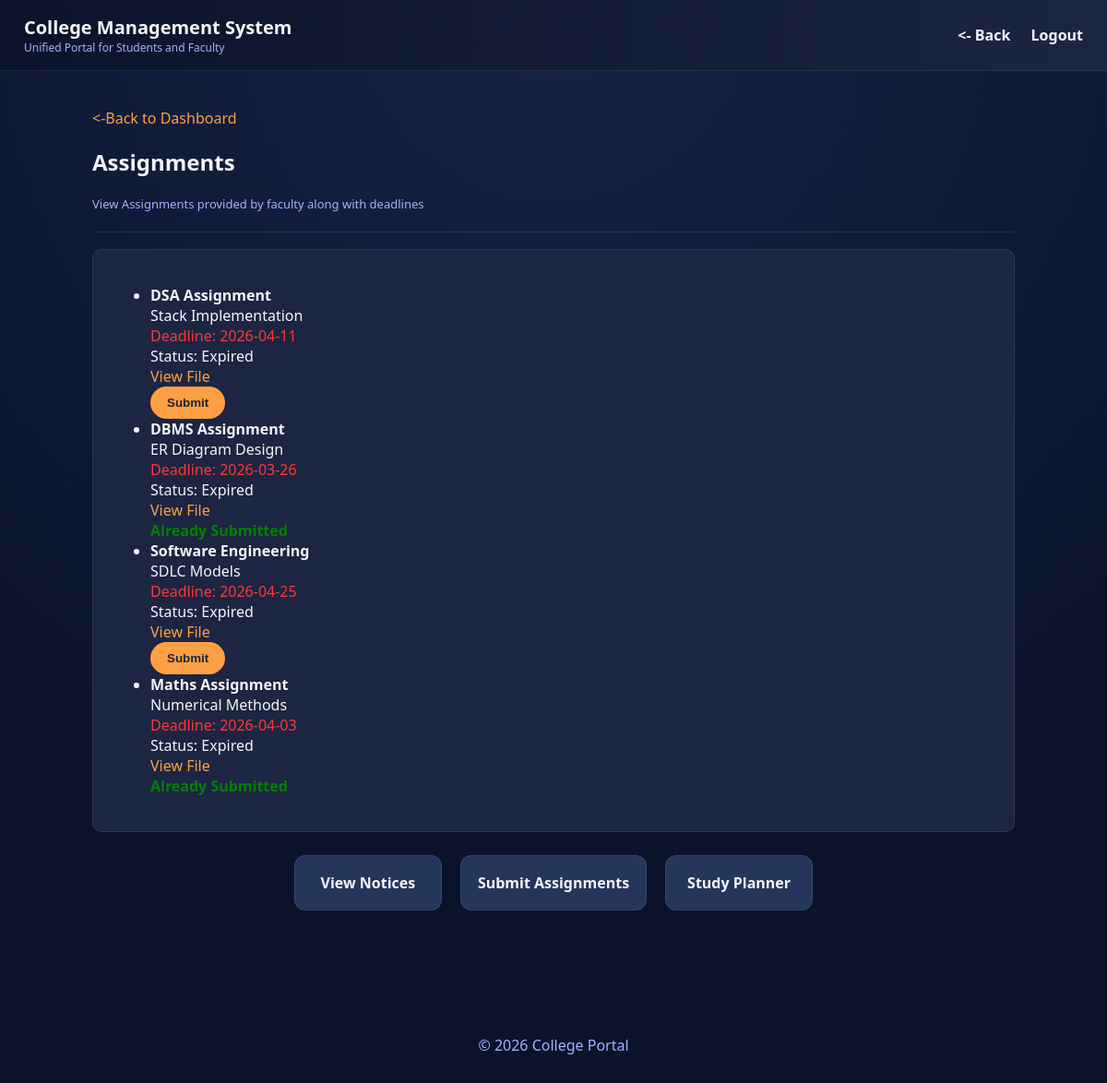
Page /student/assignments (signed in) on the committed database.
### tables this page shows
CREATE TABLE assignments (
        id integer primary key autoincrement,
        title text not null,
        description text,
        due_date text, 
        file text,
        course_id integer,
        foreign key (course_id) references courses(course_id)
    );

### app.py (the view)
@app.route("/student/assignments")
def student_assignments():
    if "user_id" not in session or session["role"] != "student":
        return redirect(url_for("index"))
    conn = get_db_connection()
    assignments = conn.execute("SELECT * FROM assignments").fetchall()
    submissions = conn.execute("SELECT assignment_id FROM submissions WHERE student_id = ?", (session["user_id"],)).fetchall()
    conn.close()
    submitted_ids = [s["assignment_id"] for s in submissions]
    today = datetime.today().date()
    updated_assignments = []
    for a in assignments:
        due = datetime.strptime(a["due_date"], "%Y-%m-%d").date()
        diff = (due - today).days
        if diff < 0:
            deadline_status = "Expired"
        elif diff == 0:
            deadline_status = "Due Today"
        else:
            deadline_status = f"Due in {diff} days"
        if a["id"] in submitted_ids:
            submit_status = "Submitted"
        else:
            submit_status = "Not Submitted"
        updated_assignments.append({
            "id": a["id"],
            "title": a["title"],
            "description": a["description"],
            "due_date": a["due_date"],
            "file": a["file"],
            "deadline_status": deadline_status,
            "submit_status": submit_status
        })
    return render_template("student/assignments.html", assignments=updated_assignments)

### app.py (called while the page is built)
def get_db_connection():
    conn = sqlite3.connect(DB_PATH)
    conn.row_factory = sqlite3.Row
    return conn

### templates/student/assignments.html (shortened to what this page needs)
<!DOCTYPE html>
<html lang="en">
<head>
    <link rel="stylesheet" href="{{url_for('static',filename='css/style.css')}}">
</head>
<body>
    <header>
        <div>
            <h1>College Management System</h1>
            <p>Unified Portal for Students and Faculty</p>
        </div>
        <nav>
            <a href="javascript:history.back()"><- Back</a>
            <a href="/logout" class="logout-btn">Logout</a>
        </nav>
    </header>
    <main>
        <div class="container">
            <a href="/student/dashboard" class="back-btn"><-Back to Dashboard</a>
            <div class="page-title">
                <h2>Assignments</h2>
                <p>View Assignments provided by faculty along with deadlines</p>
            </div>
            <section class="content-box">
                {% if assignments %} -->
                    <ul>
                        {% for a in assignments %}
                            <li>
                                <strong>{{ a.title }} </strong><br>
                                {{ a.description }} <br>
                                <span style="color: #ff3939;">
                                    Deadline: {{ a.due_date}}
                                </span> <br>
                                Status: {{ a.deadline_status }}
                                <br>
                                {% if a.file and a.file !="" %}
                                    <a href="{{url_for('static', filename='uploads/' +a.file) }}" target="_blank">
                                        View File
                                    </a>
                                {% else %}
                                    <span style="color: grey;">No File</span>
                                {% endif%} <br>
                                {% if a.submit_status == "Submitted" %}
                                    <span style="color: green; font-weight: bold;">
                                        Already Submitted
                                    </span>
                                {% else %}
                                    <a href="{{ url_for('student_submit', assignment_id=a.id) }}">
                                        <button>
                                            Submit
                                        </button>
                                    </a>
                                {% endif %}
                            </li>
                        {% endfor %}
                    </ul>
                    {% else %}
                    <p>No assignments available.</p>
                {% endif %}
            </section>
            <div class="cards">
                <a href="/student/notices" class="card-link">
                    <div class="card">
                        View Notices
                    </div>
                </a>
                <a href="/student/submit" class="card-link">
                    <div class="card">
                        Submit Assignments
                    </div>
                </a>
                <a href="/student/planner" class="card-link">
                    <div class="card"> Study Planner </div>
                </a>
            </div>
        </div>
    </main>
    <footer>
        <p>&copy; 2026 College Portal</p>
    </footer>
</body>
</html>

### static/css/style.css (style rules this page uses)
:root { --bg: radial-gradient(circle at top, #162447, #0b132b 70%); --header: linear-gradient(90deg, #0b132b, #1c2541); --panel: #1c2541; --card: #24365c; --text: #f5f6fa; --muted: #9fb3ff; --accent: #ff9f43; --border: rgba(255,255,255,0.08); }
* { box-sizing: border-box; }
body { margin: 0; font-family: 'Segoe UI', sans-serif; background: var(--bg); color: var(--text); }
header { background: var(--header); padding: 16px 26px; display: flex; justify-content: space-between; align-items: center; border-bottom: 1px solid var(--border); }
header h1 { margin: 0; font-size: 20px; }
header p { margin: 0; font-size: 12px; color: var(--muted); }
nav a { color: var(--text); margin-left: 18px; text-decoration: none; font-weight: 600; }
a { color: #ff9f43; text-decoration: none; font-weight: 500; }
main { padding: 40px 20px; min-height: 70vh; }
.container { max-width: 1000px; margin: auto; }
section, .content-box { background: var(--panel); padding: 22px; border-radius: 10px; border: 1px solid var(--border); }
.cards { display: flex; justify-content: center; gap: 20px; margin: 25px 0; }
.card { min-width: 160px; background: var(--card); padding: 18px; border-radius: 12px; text-align: center; font-weight: 600; border: 1px solid var(--border); transition: 0.25s; }
.card-link { text-decoration: none; color: inherit; }
button, .btn { background: var(--accent); color: #1e2430; padding: 10px 18px; border: none; border-radius: 25px; font-weight: 700; cursor: pointer; }
.page-title { border-bottom: 1px solid var(--border); padding-bottom: 8px; margin-bottom: 18px; }
.page-title p { color: var(--muted); font-size: 13px; }
footer { background: #0b132b; text-align: center; padding: 14px; color: var(--muted); margin-top: 40px; }

### rows in the picture
assignments: title "DSA Assignment", description "Stack Implementation", due_date "2026-04-11", deadline_status "Expired"
assignments: title "DBMS Assignment", description "ER Diagram Design", due_date "2026-03-26", deadline_status "Expired", shows "Already Submitted"
assignments: title "Software Engineering", description "SDLC Models", due_date "2026-04-25", deadline_status "Expired"
assignments: title "Maths Assignment", description "Numerical Methods", due_date "2026-04-03", deadline_status "Expired", shows "Already Submitted"
